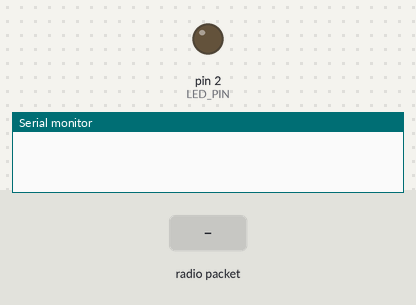
This sketch was run on a simulated Arduino Uno, built with avr-gcc and run on an emulated ATmega328P. Parts: output pins drawn as LEDs (lit = HIGH), the last lines printed to the serial monitor. The test bench sets the inputs (shaded band). No radio packets arrive unless stated.

Above: at 1.2 s.
1.3 s: radio packet "Live bit" arrives
At 2.1 s:
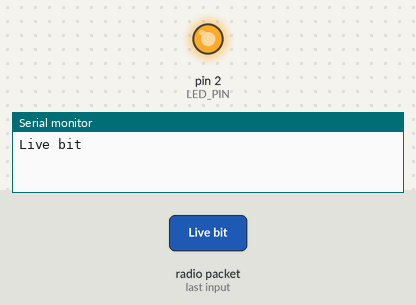
2.8 s: radio packet "1" arrives
Timing chart, 0 to 5.8 s (numbered marks = the images above; inputs shaded):
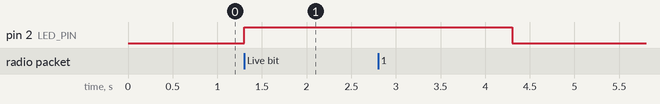

Measured:
- after the input at 1.3 s, pin 2 (LED_PIN): LOW → HIGH at once

The sketch:

Program_LAB2_Odbiornik_LIVE.ino
```cpp
#include <VirtualWire.h> // Załącz bibliotekę VirtualWire

#define LED_PIN 2         // Pin diody LED
#define RECEIVE_PIN 11    // Pin sygnału RF
unsigned long lastLiveBitTime = 0;  // Czas ostatniego Live bit
const unsigned long timeout = 3000; // Czas w ms do uznania utraty komunikacji

void setup() {
  pinMode(LED_PIN, OUTPUT);     // Ustawienie diody jako wyjście
  Serial.begin(9600);           // Uruchomienie monitora portu szeregowego
  vw_set_rx_pin(RECEIVE_PIN);   // Ustawienie pinu RF
  vw_setup(2000);               // Ustawienie prędkości transmisji
  vw_rx_start();                // Start odbiornika
}

void loop() {
  uint8_t buf[VW_MAX_MESSAGE_LEN];    // Bufor na wiadomość
  uint8_t buflen = VW_MAX_MESSAGE_LEN; // Długość bufora

  if (vw_get_message(buf, &buflen)) { // Jeśli odebrano wiadomość
    digitalWrite(LED_PIN, HIGH);      // Włącz diodę LED
    String receivedMessage = "";
    for (int i = 0; i < buflen; i++) {
      receivedMessage += (char)buf[i]; // Konwersja do tekstu
    }
    Serial.println(receivedMessage);  // Wyświetlenie wiadomości

    if (receivedMessage == "Live bit") {
      lastLiveBitTime = millis();  // Aktualizacja czasu ostatniego Live bit
    }
    delay(500);  // Krótkie opóźnienie dla czytelności sygnału
  }

  // Sprawdzanie utraty komunikacji
  if (millis() - lastLiveBitTime > timeout) {
    digitalWrite(LED_PIN, LOW);  // Wyłącz diodę LED
    Serial.println("Brak komunikacji!");
  }
}
```
